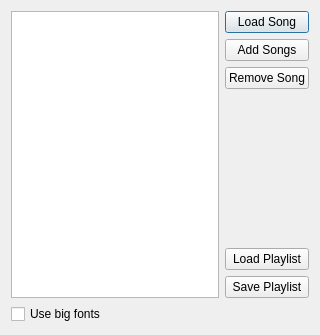
<?xml version="1.0" encoding="UTF-8"?>
<ui version="4.0">
 <class>Dialog</class>
 <widget class="QDialog" name="Dialog">
  <property name="geometry">
   <rect>
    <x>0</x>
    <y>0</y>
    <width>320</width>
    <height>335</height>
   </rect>
  </property>
  <property name="windowTitle">
   <string>Playlist Editor</string>
  </property>
  <layout class="QGridLayout" name="gridLayout">
   <item row="0" column="0">
    <layout class="QHBoxLayout" name="horizontalLayout">
     <property name="sizeConstraint">
      <enum>QLayout::SetNoConstraint</enum>
     </property>
     <item>
      <widget class="QListWidget" name="playlistList">
       <property name="maximumSize">
        <size>
         <width>16777215</width>
         <height>16777215</height>
        </size>
       </property>
       <property name="sizeIncrement">
        <size>
         <width>100</width>
         <height>100</height>
        </size>
       </property>
       <property name="movement">
        <enum>QListView::Static</enum>
       </property>
       <property name="resizeMode">
        <enum>QListView::Adjust</enum>
       </property>
      </widget>
     </item>
     <item>
      <layout class="QVBoxLayout" name="verticalLayout_3">
       <item>
        <widget class="QPushButton" name="loadSongBtn">
         <property name="text">
          <string>Load Song</string>
         </property>
        </widget>
       </item>
       <item>
        <widget class="QPushButton" name="addSongsBtn">
         <property name="text">
          <string>Add Songs</string>
         </property>
        </widget>
       </item>
       <item>
        <widget class="QPushButton" name="removeSongBtn">
         <property name="text">
          <string>Remove Song</string>
         </property>
        </widget>
       </item>
       <item>
        <spacer name="verticalSpacer">
         <property name="orientation">
          <enum>Qt::Vertical</enum>
         </property>
         <property name="sizeHint" stdset="0">
          <size>
           <width>20</width>
           <height>40</height>
          </size>
         </property>
        </spacer>
       </item>
       <item>
        <widget class="QPushButton" name="loadPlaylistBtn">
         <property name="text">
          <string>Load Playlist</string>
         </property>
        </widget>
       </item>
       <item>
        <widget class="QPushButton" name="savePlaylistBtn">
         <property name="text">
          <string>Save Playlist</string>
         </property>
        </widget>
       </item>
      </layout>
     </item>
    </layout>
   </item>
   <item row="1" column="0">
    <widget class="QCheckBox" name="cBoxBigFonts">
     <property name="text">
      <string>Use big fonts</string>
     </property>
    </widget>
   </item>
  </layout>
 </widget>
 <resources/>
 <connections/>
</ui>
